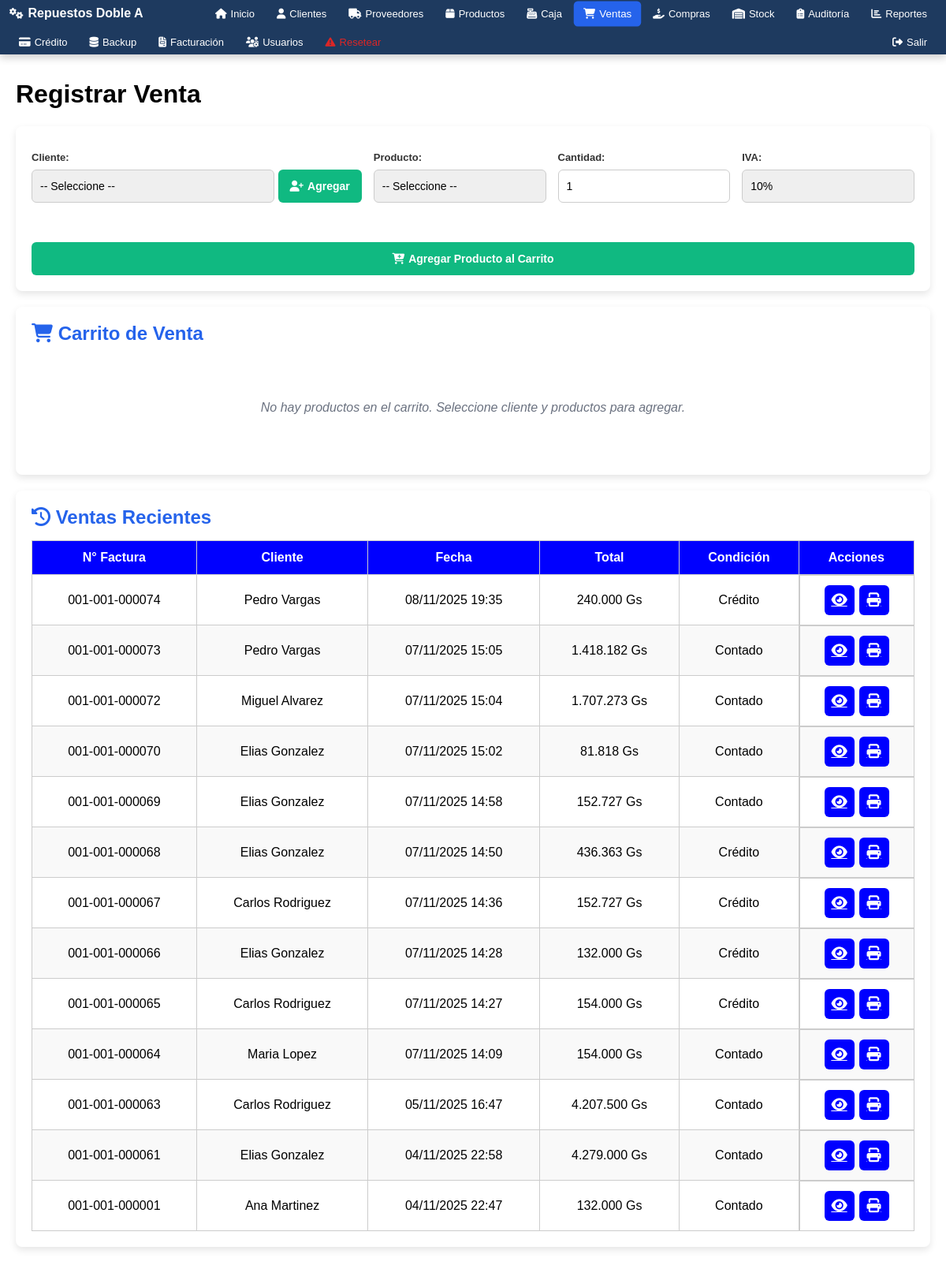
Before: /modulos/ventas/ventas.php (signed in) with the older database file.
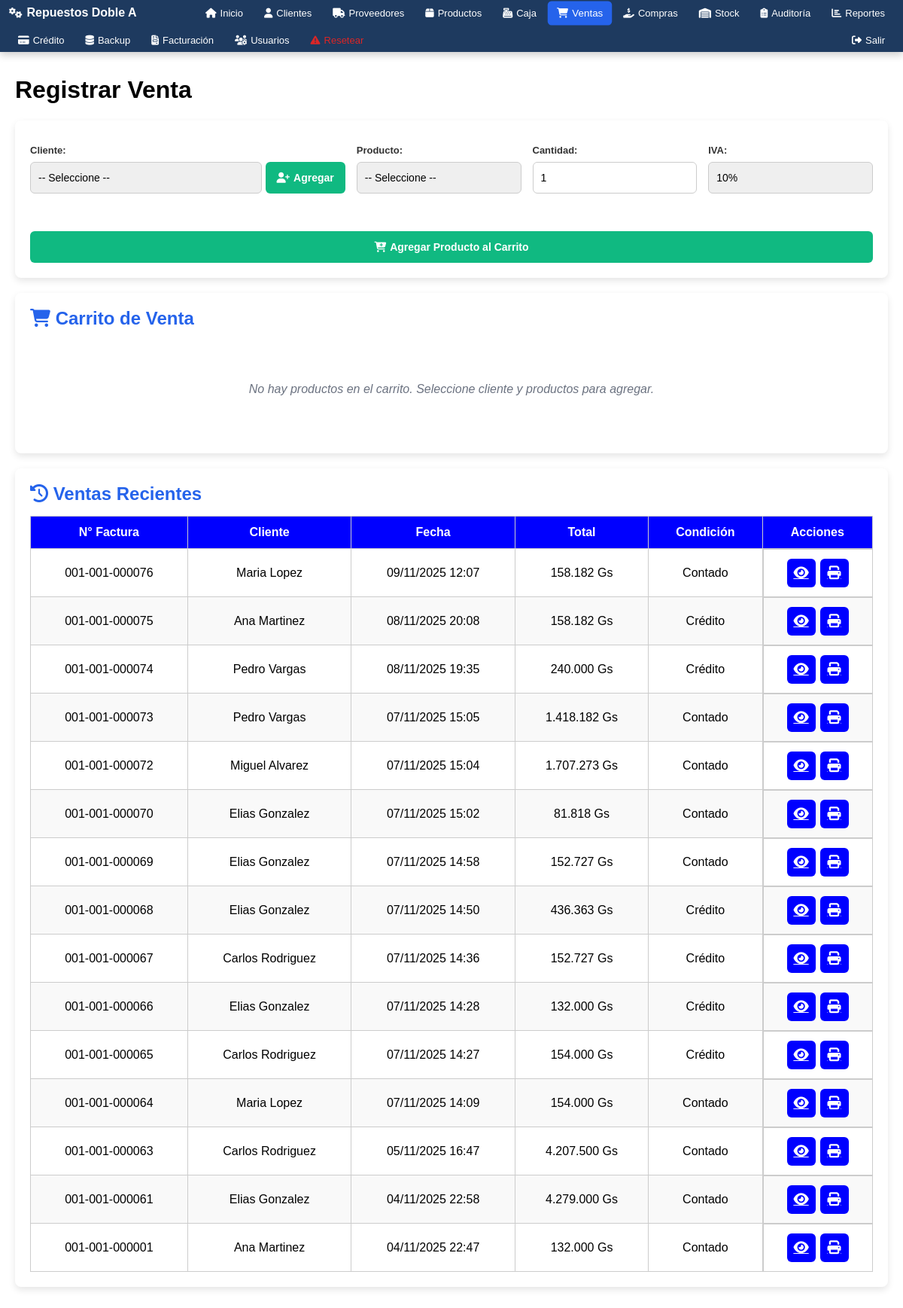
After: the same page with the newer database file.
### tables this page shows
CREATE TABLE `cabecera_factura_ventas` (
  `id` int(11) NOT NULL AUTO_INCREMENT,
  `numero_factura` varchar(20) NOT NULL,
  `condicion_venta` enum('Contado','Crédito') NOT NULL,
  `forma_pago` enum('Efectivo','Tarjeta','Transferencia') NOT NULL,
  `fecha_hora` datetime DEFAULT CURRENT_TIMESTAMP,
  `cliente_id` int(11) NOT NULL,
  `monto_total` decimal(15,2) NOT NULL,
  `timbrado` varchar(20) DEFAULT '',
  `inicio_vigencia` date DEFAULT NULL,
  `fin_vigencia` date DEFAULT NULL,
  `anulada` tinyint(1) DEFAULT '0',
  `fecha_anulacion` datetime DEFAULT NULL,
  `usuario_anulacion_id` int(11) DEFAULT NULL,
  `motivo_anulacion` text,
  PRIMARY KEY (`id`),
  UNIQUE KEY `idx_numero_factura_unique` (`numero_factura`),
  UNIQUE KEY `idx_timbrado_unique` (`timbrado`),
  KEY `cliente_id` (`cliente_id`)
);

CREATE TABLE `clientes` (
  `id` int(11) NOT NULL AUTO_INCREMENT,
  `nombre` varchar(100) NOT NULL,
  `apellido` varchar(100) DEFAULT NULL,
  `ruc` varchar(20) DEFAULT NULL,
  `telefono` varchar(50) DEFAULT NULL,
  `email` varchar(100) DEFAULT NULL,
  `direccion` varchar(255) DEFAULT NULL,
  `created_at` timestamp NOT NULL DEFAULT CURRENT_TIMESTAMP,
  PRIMARY KEY (`id`)
);

### modulos/ventas/ventas.php (the view, shortened to what the changed rows need)
<?php
$base_path = $_SERVER['DOCUMENT_ROOT'] . '/repuestos/';
include $base_path . 'includes/auth.php';
include $base_path . 'includes/header.php';
$stmt_ventas_recientes = $pdo->query("SELECT fv.*, c.nombre, c.apellido
                                      FROM cabecera_factura_ventas fv
                                      LEFT JOIN clientes c ON fv.cliente_id = c.id
                                      WHERE (fv.anulada = 0 OR fv.anulada IS NULL)
                                      ORDER BY fv.fecha_hora DESC
                                      LIMIT 20");
$ventas_recientes = $stmt_ventas_recientes->fetchAll();
?>
<div class="container tabla-responsive">
    <h1>Registrar Venta</h1>
    <div class="carrito-container">
        <h2><i class="fas fa-shopping-cart"></i> Carrito de Venta</h2>
    </div>
    <div class="ventas-recientes-container">
        <h2><i class="fas fa-history"></i> Ventas Recientes</h2>
        <div class="table-responsive-inline">
            <table class="crud-table">
                <thead>
                    <tr>
                        <th>N° Factura</th>
                        <th>Cliente</th>
                        <th>Fecha</th>
                        <th>Total</th>
                        <th>Condición</th>
                        <th>Acciones</th>
                    </tr>
                </thead>
                <tbody>
                <?php if($ventas_recientes && count($ventas_recientes) > 0): ?>
                    <?php foreach($ventas_recientes as $venta): ?>
                        <tr>
                            <td><?= htmlspecialchars($venta['numero_factura']) ?></td>
                            <td><?= htmlspecialchars((isset($venta['nombre']) ? $venta['nombre'] : '') . ' ' . (isset($venta['apellido']) && $venta['apellido'] ? $venta['apellido'] : 'N/A')) ?></td>
                            <td><?= date('d/m/Y H:i', strtotime($venta['fecha_hora'])) ?></td>
                            <td><?= number_format($venta['monto_total'],0,',','.') ?> Gs</td>
                            <td><?= htmlspecialchars($venta['condicion_venta']) ?></td>
                            <td class="acciones">
                                <a href="/repuestos/modulos/ventas/ver_factura.php?id=<?= $venta['id'] ?>" class="btn btn-edit" data-tooltip="Ver" target="_blank">
                                    <i class="fas fa-eye"></i>
                                </a>
                                <a href="/repuestos/modulos/ventas/imprimir_factura.php?id=<?= $venta['id'] ?>" class="btn btn-edit" data-tooltip="Imprimir" target="_blank">
                                    <i class="fas fa-print"></i>
                                </a>
                            </td>
                        </tr>
                    <?php endforeach; ?>
                <?php else: ?>
                    <tr><td colspan="6">No hay ventas recientes.</td></tr>
                <?php endif; ?>
                </tbody>
            </table>
        </div>
    </div>
</div>
<?php include $base_path . 'includes/footer.php'; ?>

Changed rows visible on the page:
added cabecera_factura_ventas: numero_factura "001-001-000076", cliente.apellido "Maria Lopez", fecha_hora "09/11/2025 12:07", monto_total "158.182", condicion_venta "Contado"
added cabecera_factura_ventas: numero_factura "001-001-000075", cliente.apellido "Ana Martinez", fecha_hora "08/11/2025 20:08", monto_total "158.182", condicion_venta "Crédito"
